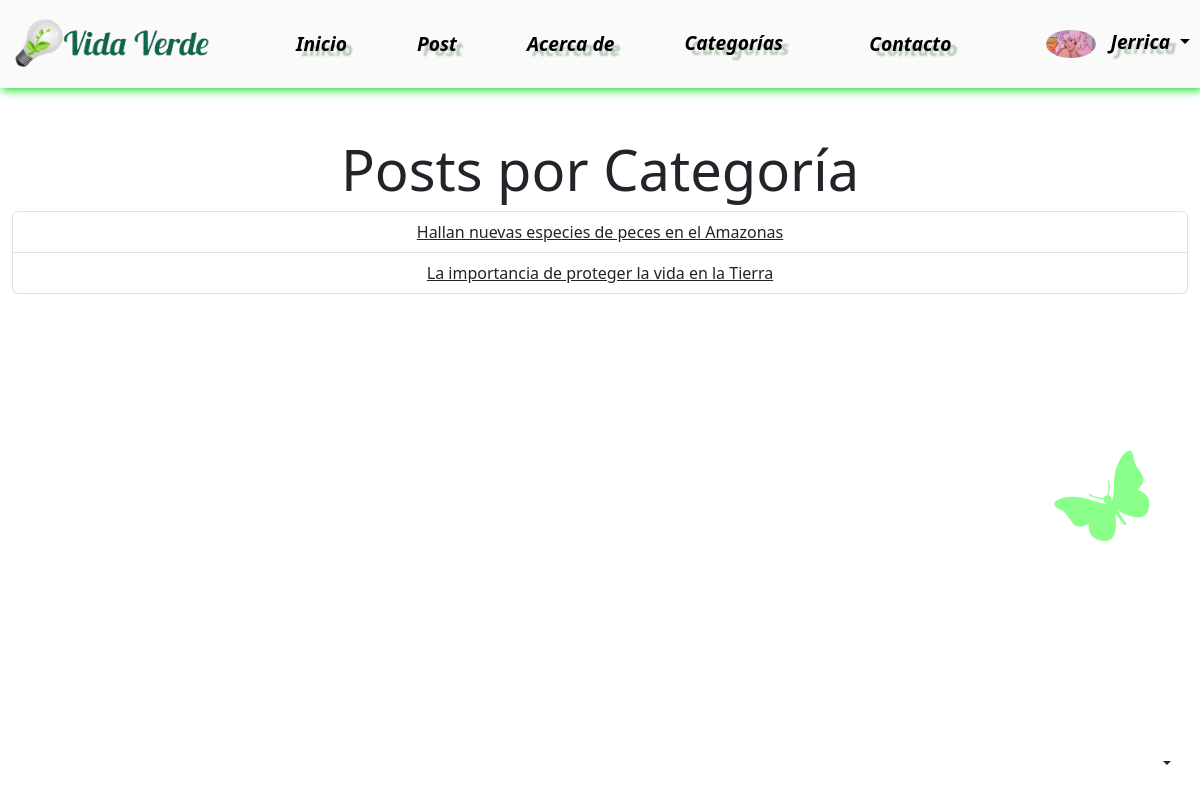
/categoria/9/posts/ (signed in), run on the app's committed database.
### apps/usuario/models.py (models this page shows, shortened)
class Usuario(AbstractUser):
    imagen = models.ImageField(null=True, blank=True, upload_to='usuario', default='usuario/user-default.png')

### apps/posts/models.py (models this page shows, shortened)
class Post(models.Model):
      titulo = models.CharField(max_length=150, null= False)
      subtitulo = models.CharField(max_length=150, null=True, blank= True)
      fecha= models.DateTimeField(auto_now_add= True)
      texto= models.TextField(null=False)
      activo= models.BooleanField(default=True)
      categoria= models.ForeignKey(Categoria, on_delete=models.SET_NULL, null= True, default='Sin categoria')
      imagen= models.ImageField(null=True, blank=True, upload_to= 'media', default='static/post_default.png')
      publicado= models.DateTimeField(default= timezone.now)
      autor = models.ForeignKey(settings.AUTH_USER_MODEL,on_delete=models.CASCADE,null=True)
      class Meta:
            ordering =('-publicado',)

### apps/posts/views.py (the view)
# urls.py: path('categoria/<int:pk>/posts/',PostsPorCategoria.as_view(), name = 'posts_por_categoria' ),
class PostsPorCategoria(ListView):
    model = Post
    template_name = 'post/posts_por_categoria.html'
    context_object_name = 'posts'
    def get_queryset(self):
        return Post.objects.filter(categoria_id=self.kwargs['pk'])

### apps/posts/templatetags/colaborador_tags.py (called while the page is built)
@register.filter(name = 'has_group')
def has_group(user, group_name):
    return user.groups.filter(name=group_name).exists()

### templates/post/posts_por_categoria.html (shortened to what this page needs)
{% extends 'base.html' %}
{% block contenido %}
<center>
   <div class="container-fluid my-5">
      <h1 class="display-4">Posts por Categoría</h1>
      <ul class="list-group">
          {% for post in posts %}
              <li class="list-group-item">
                  <a href="{% url 'apps.posts:post_individual' id=post.id %}" class="text-dark">
                      {{ post.titulo }}
                  </a>
              </li>
          {% endfor %}
      </ul>
   </div>
</center>
{% endblock %}

### templates/base.html (shortened to what this page needs)
{% load static %}
{% load colaborador_tags %}
<!DOCTYPE html>
<html lang="es-ar"  data-bs-theme="auto"         >
<head>
    <link rel="stylesheet" href="{% static 'css/base.css' %}">
    <link rel="stylesheet" href="{% static 'css/barranavegacion.css' %}">
<link href="https://cdn.jsdelivr.net/npm/bootstrap@5.3.2/dist/css/bootstrap.min.css" rel="stylesheet">
<link rel="stylesheet" href="https://cdn.jsdelivr.net/npm/@docsearch/css@3">
<link href="https://cdn.jsdelivr.net/npm/bootstrap-icons@1.18.0/font/bootstrap-icons.css" rel="stylesheet">
</head>
<body>
<header>
<div class="dropdown position-fixed bottom-0 end-0 mb-3 me-3 bd-mode-toggle">
  <button class="btn btn-bd-primary py-2 dropdown-toggle d-flex align-items-center"
          id="bd-theme"
          type="button"
          aria-expanded="false"
          data-bs-toggle="dropdown"
          aria-label="Toggle theme (auto)">
    <svg class="bi my-1 theme-icon-active" width="1em" height="1em"><use href="#circle-half"></use></svg>
  </button>
</div>
<div class="navegacion-horizontal navbar d-none d-sm-flex">
  <li>
    <a href="/" class="d-block mx-auto">
      <img src="{% static 'img/logoVerde.png' %}" alt="logo-imagen" class="img-fluid" style="width: 200px; height: 50px;">
    </a>
  </li>
<li><a class="nav-item ms-3" href="/">Inicio</a></li>
<li><a class="nav-item" href="{% url 'apps.posts:posts' %}">Post</a></li>
<li><a class="nav-item" href="{% url 'apps.acerca_de:acerca_de' %}">Acerca de</a></li>
<li class="nav-item dropdown"><a class="nav-link me-3"  role="button" data-bs-toggle="dropdown" aria-haspopup="true" aria-expanded="false">Categorías</a>
</li>
<li><a class="nav-item me-4" href="{% url 'apps.contacto:contacto' %}">Contacto</a></li>
{% if user.is_authenticated %}
    <li id="logout-option" class="nav-item dropdown">
      <a class="nav-link dropdown-toggle" href="#" id="usuario-dropdown" role="button" data-bs-toggle="dropdown" aria-expanded="false" onclick="toggleLogoutOption()">
        {% if user.imagen %}
        <img src="{{ user.imagen.url }}" alt="imagen_usuario" id="usuario-imagen" class="rounded-circle" style="max-width: 50px; max-height: 50px; cursor: pointer; margin-right: 10px;">
           {% else %}
              <img src="{% static 'img/user-default.png' %}" alt="imagen_por_defecto" id="usuario-imagen" class="rounded-circle" style="max-width: 50px; max-height: 50px; cursor: pointer; margin-right: 10px;">
        {% endif %}
          {{ user.username }}
      </a>
    </li>
{% else %}
    <li><a class="nav-item me-4" href="{% url 'apps.usuario:login' %}">Iniciar Sesión</a></li>
{% endif %}
</div>
</header>
      {% block contenido %}
      {% endblock %}
</body>
</html>

### static/css/base.css (style rules this page uses)
body { padding-bottom: 20px; }
.navbar { margin-bottom: 20px; }
.bi { vertical-align: -.125em; fill: currentColor; }
.btn-bd-primary { --bd-violet-bg: #712cf9; --bd-violet-rgb: 112.520718, 44.062154, 249.437846; --bs-btn-font-weight: 600; --bs-btn-color: var(--bs-white); --bs-btn-bg: var(--bd-violet-bg); --bs-btn-border-color: var(--bd-violet-bg); --bs-btn-hover-color: var(--bs-white); --bs-btn-hover-bg: #6528e0; --bs-btn-hover-border-color: #6528e0; --bs-btn-focus-shadow-rgb: var(--bd-violet-rgb); --bs-btn-active-color: var(--bs-btn-hover-color); --bs-btn-active-bg: #5a23c8; --bs-btn-active-border-color: #5a23c8; }
.bd-mode-toggle { z-index: 1500; }

### static/css/barranavegacion.css (style rules this page uses)
.navegacion-horizontal { background-color: rgba(245, 245, 245, 0.455); box-shadow: 2px 2px 9px rgb(13, 220, 33); position: sticky; width: 100%; list-style-type: none; margin: 0; padding: 10px; margin-bottom: 2px; }
.navegacion-horizontal > li > a { color: black; text-decoration: none; padding: 10px; margin-bottom: 2px; font-size: larger; font-style: italic; text-shadow: 6px 5px 2px rgba(2, 77, 4, 0.295); font-weight: bolder; }

### data on the page
Usuario: imagen (picture), username "Jerrica"
Post: titulo "Hallan nuevas especies de peces en el Amazonas"
Post: titulo "La importancia de proteger la vida en la Tierra"
